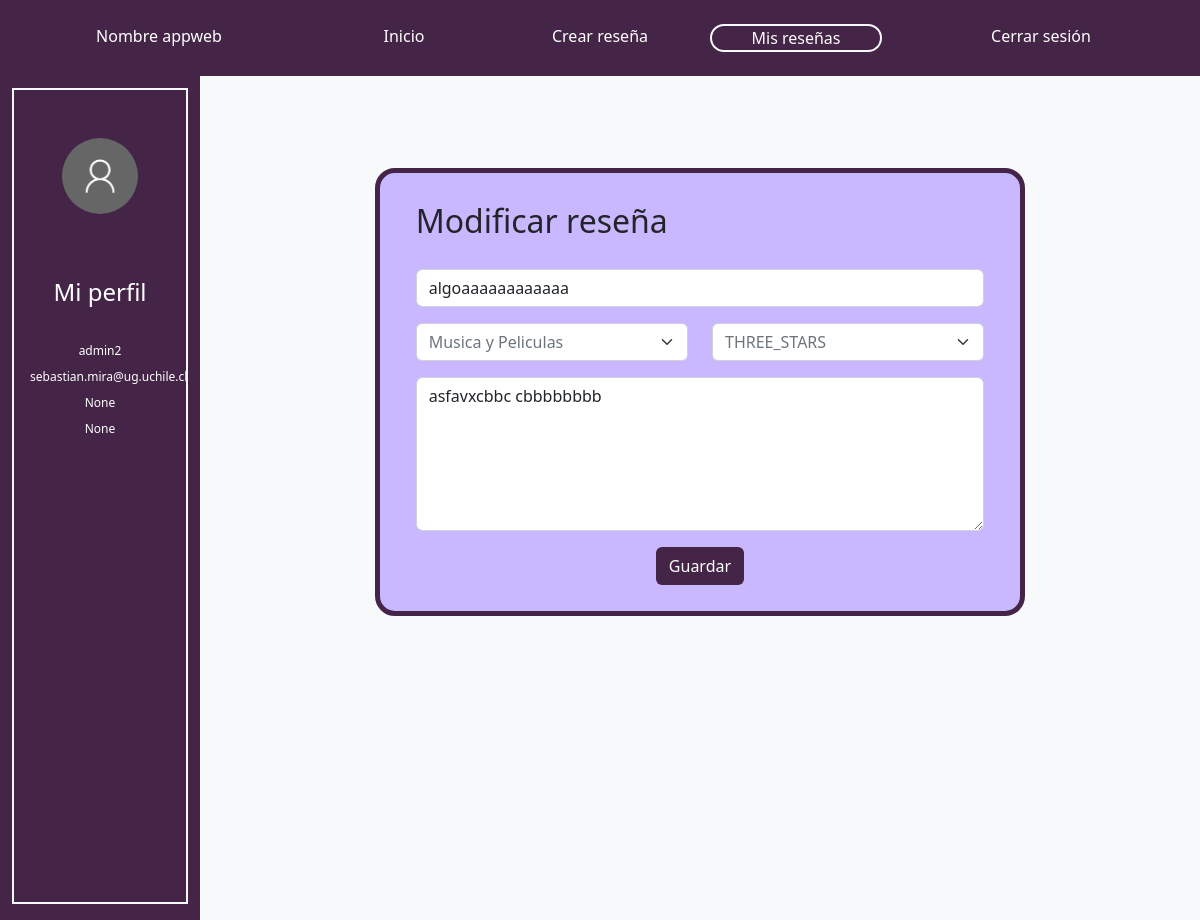
The page /modify/9 (signed in) on the database as committed earlier.
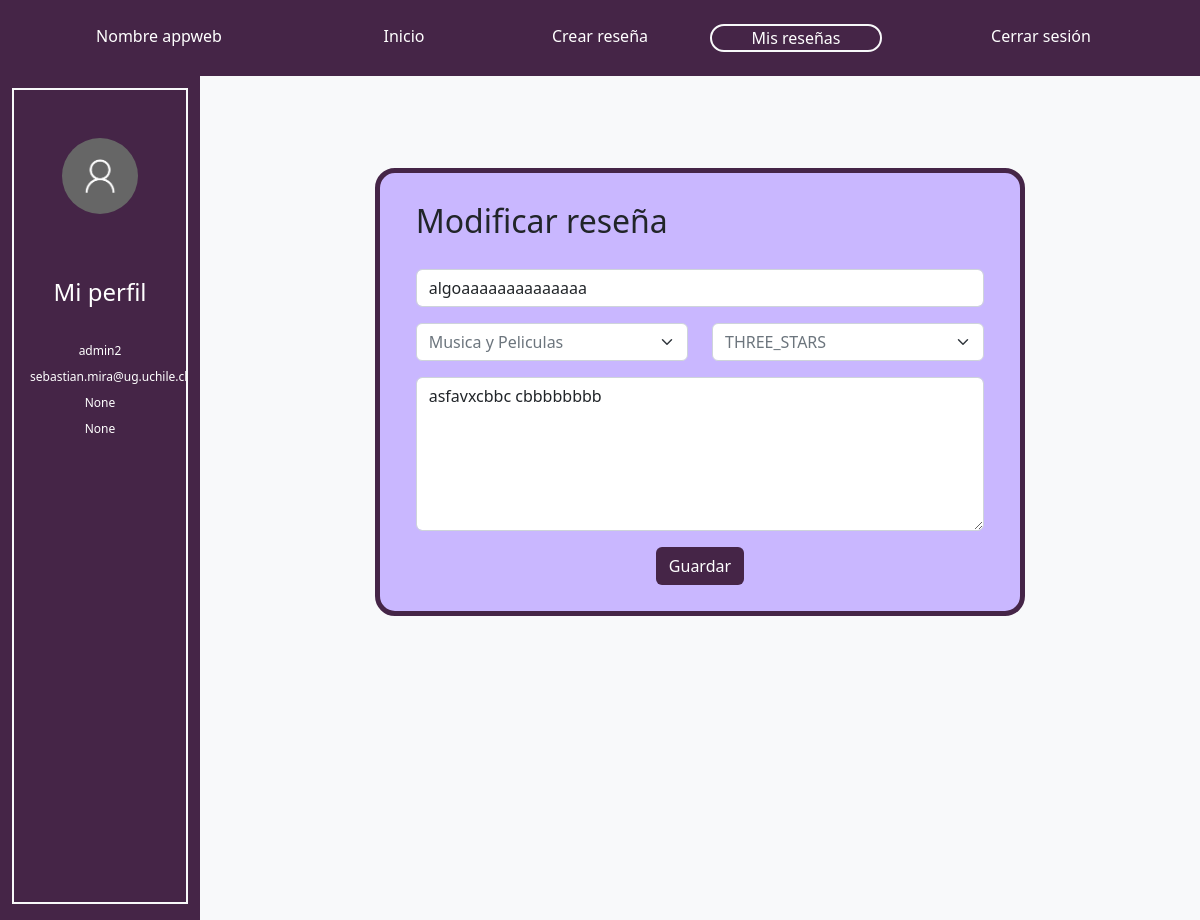
The same page on the database as committed later.
### reviews/models.py (models this page shows)
class Review(models.Model):  # Todolist able name that inherits models.Model
    product_name = models.CharField(max_length=100)# autodesc
    category = models.CharField(max_length=50,  blank=True, null=True)
    content =	models.TextField(max_length=500)# donde se obtuvo, es un alimento, herramienta, etc. como se utiliza, precio
    creation_date = models.DateField(default=timezone.now().strftime("%Y-%m-%d"))# autodesc
    CATEGORIES = [
       (1, "ONE_STAR"),
       (2, "TWO_STARS"),
       (3, "THREE_STARS"),
       (4, "FOUR_STARS"),
       (5, "FIVE_STARS"),
    ]
    punctuation = models.IntegerField(choices=CATEGORIES, default=CATEGORIES[2][1], help_text="Puntuación")
    author_nickname =  models.ForeignKey(User, blank=True, null=True, on_delete=models.CASCADE)# autodesc
    object_image = models.ImageField(null=True, blank=True, upload_to="review_images/")

### reviews/views.py (the view)
# urls.py: path('modify/<review_id>',views.ModifyReview,name='modify'),
def ModifyReview(request, review_id):
    if request.method == 'GET' and request.user.is_authenticated:
        review = Review.objects.filter(id=review_id)[0]
        PUNCTUATIONS=[
            (1, "ONE_STAR"),
            (2, "TWO_STARS"),
            (3, "THREE_STARS"),
            (4, "FOUR_STARS"),
            (5, "FIVE_STARS"),
        ]
        initial = {"product_name":review.product_name, "category":review.category, "content":review.content, "punctuation":review.punctuation}
        form = CreateReviewForm(initial=initial)
        return render(request, 'reviews/ModifyReview.html', {'form':form, 'review': review, 'categories': categories})

### reviews/forms.py
class CreateReviewForm(forms.Form):
    product_name = forms.CharField(label="Nombre del Producto", required=True, widget=forms.TextInput(attrs={'placeholder':'Nombre del Producto', 'class': 'form-control'}))
    content = forms.CharField(label='Haz tu reseña...', widget=forms.Textarea(attrs={'placeholder':'Haz tu reseña...', 'class': 'form-control h-50'}), max_length=500)
    category = forms.ChoiceField(label='Select a country', widget=forms.Select(attrs={'class': 'form-select text-muted'}), choices=[(category['id'], category['name']) for category in categories],  required=True)
    PUNCTUATIONS=[
       ("1", "ONE_STAR"),
       ("2", "TWO_STARS"),
       ("3", "THREE_STARS"),
       ("4", "FOUR_STARS"),
       ("5", "FIVE_STARS"),
    ]
    punctuation = forms.ChoiceField(label="Puntuacion", widget=forms.Select(attrs={'class': 'form-select text-muted'}),choices=PUNCTUATIONS)
    object_image = forms.ImageField(label="Imagen del producto...")

### reviews/templates/reviews/ModifyReview.html (shortened to what this page needs)
<!DOCTYPE html>
{% load static %}
<html lang="en">
<head>
    <link href="https://cdn.jsdelivr.net/npm/bootstrap@5.2.0/dist/css/bootstrap.min.css" rel="stylesheet"></head>
    <link rel="stylesheet" type="text/css" href="{% static 'reviews/styles.css' %}">
</head>
<body>
    <nav class="navbar-expand fixed-top">
        <div class="p-4 morado-oscuro container-fluid">
          <div class="row row-cols-auto text-center">
            {% if user.is_authenticated %}
            <div class="col-3">
              <a class="text-white navbar-brand" href="{% url 'ShowReviews' %}">Nombre appweb</a>
            </div>
            {%else%}
            <div class="col-2">
                <a class="text-white navbar-brand" href="{% url 'ShowReviews' %}">Nombre appweb</a>
              </div>
            {%endif%}
            <div class="col-2">
              <a class="text-white nav-link" href="{% url 'ShowReviews' %}">Inicio</a>
            </div>
            <div class="col-2">
                <a class="text-white nav-link" href="{% url 'CreateReview' %}">Crear reseña</a>
            </div>
            <div class="col-2">
              <a class="text-white nav-link border border-2 border-light rounded-pill" href="{% url 'myReviews' %}">Mis reseñas</a>
            </div>
            {% if user.is_authenticated %}
            <div class="col-3">
                <a class="text-white nav-link" href="{% url 'logout' %}">Cerrar sesión</a>
            </div>
            {%endif%}
          </div>
        </div>
      </nav>
    {% if user.is_authenticated %}
        Welcome, {{ user.username }} (<a href="{% url 'logout' %}">logout</a>)
    {% else %}
        <a href="{% url 'login' %}">login</a>
    {% endif %}
    <div class="container-fluid min-vh-100 contenido pt-5">
        <div class="row row-cols-auto">
          <div class="col-2 morado-oscuro py-3">
          <div class="h-100  border border-2 border-light">
            <div class="row p-5 justify-content-center">
              <img src="{% static 'reviews/user.png' %}" class="rounded-circle img-fluid">
            </div>
            <div class="row text-white text-center m-1">
              <div class="py-2 fs-4">Mi perfil</div>
              <div class="container-fluid justify-content-center">
                <div style="font-size: 12px;" class="row row-cols-1">
                  <div class="col mt-2">{{ user.username }}</div>
                  <div class="col mt-2">{{ user.email }}</div>
                  <div class="col mt-2">{{ user.birthdate }}</div>
                  <div class="col mt-2">{{ user.country }}</div>
                </div>
              </div>
            </div>
          </div>
          </div>
          <div class="col-10 bg-light">
            <div class="container-fluid contenido pt-5">
        <div class="row row-cols-auto min-vh-100">
          <div class="col-2">
          </div>
          <div class="col-8 py-5">
            <div class="row row-cols-1 borde morado-claro p-4">
            <form style="height: 390px;" action="{% url 'modifiedReview' review.id %}" method="post">
              <div class="col fs-2">
                Modificar reseña
              </div>
              <div class="col">
                <div class="mb-3 pt-4">
                  {{ form.product_name }}
                </div>
                <div style="height: 50%;" class="row">
                  <div class="col-6">
                    {{ form.category }}
                  </div>
                  <div class="col-6">
                      {{ form.punctuation }}
                </div>
                <div class="pt-3 text-center">
                  {{ form.content }}
                  <button type="submit" class="btn text-white mt-3 mb-0 morado-oscuro">Guardar</button>
                </div>
              </div>
            </div></form>
          </div>
      </div>
          </div>
        </div>
    </div>
</body>
</html>

Rows that differ between the two databases and show on the page:
changed Review "Musica y Peliculas": product_name "algoaaaaaaaaaaaa" → "algoaaaaaaaaaaaaaa"
